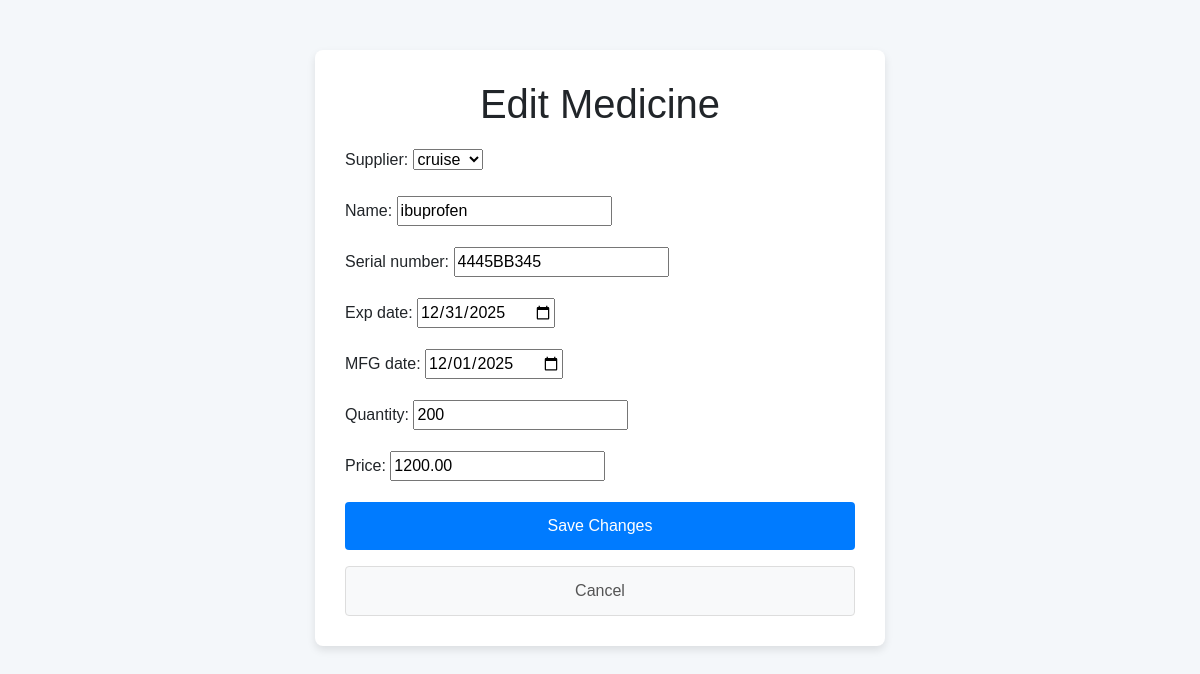
Screenshot of /edit_medicine/1/ with the database file from the repository.
### myapp/models.py (models this page shows, shortened)
class Medicine(models.Model):
    STATUS_CHOICES = [
        ('active', 'Active'),
        ('inactive', 'Inactive'),
    ]
    M_id = models.AutoField(primary_key=True)
    supplier = models.ForeignKey(Supplier, on_delete=models.CASCADE, related_name='addmedicine', null=True)
    name = models.CharField(max_length=100)
    serial_number = models.CharField(max_length=100, unique=True, null=False)  # Add serial_number
    exp_date = models.DateField(null=False)  # Add expiration date field
    MFG_date = models.DateField(null=True, blank=True)
    quantity = models.PositiveIntegerField(default=0)
    price = models.DecimalField(max_digits=10, decimal_places=2, null=False, default=0.0)
    status = models.CharField(max_length=10, choices=STATUS_CHOICES, null=True)

class Supplier(models.Model):
    user = models.OneToOneField(User, on_delete=models.CASCADE, null=True, blank=True)
    S_id = models.AutoField(primary_key=True)
    name = models.CharField(max_length=100)
    contact = models.CharField(max_length=15)  # Changed to CharField for flexibility
    password = models.CharField(max_length=100, blank=True, null=True)
    def __str__(self):
        return self.name

### myapp/views.py (the view)
# urls.py: path('edit_medicine/<int:M_id>/', views.edit_medicine, name='edit_medicine'),  # Update to use M_ID
def edit_medicine(request, M_id):
    medicine = get_object_or_404(Medicine, M_id=M_id)
    if request.method == 'POST':
        form = MedicineForm(request.POST, instance=medicine)
        if form.is_valid():
            form.save()
            return redirect('medicine_success')
    else:
        form = MedicineForm(instance=medicine)
    return render(request, 'myapp/edit_medicine.html', {'form': form})

### myapp/forms.py
class MedicineForm(forms.ModelForm):
    class Meta:
        model = Medicine  # Change this to Medicine
        fields = ['supplier', 'name', 'serial_number', 'exp_date', 'MFG_date', 'quantity', 'price']  # Ensure field names match the Medicine model
        widgets = {
            'exp_date': forms.DateInput(attrs={'type': 'date'}),
            'MFG_date': forms.DateInput(attrs={'type': 'date'}),
        }

### myapp/templates/myapp/edit_medicine.html (shortened to what this page needs)
<!DOCTYPE html>
<html lang="en">
<head>
    <link href="https://stackpath.bootstrapcdn.com/bootstrap/4.5.2/css/bootstrap.min.css" rel="stylesheet">
</head>
<body>
    <div class="container">
        <div class="form-container">
            <h1>Edit Medicine</h1>
            <form method="POST">
                {{ form.as_p }}
                <div class="form-group">
                    <button type="submit" class="btn btn-primary">Save Changes</button>
                </div>
            </form>
            <a href="{% url 'medicine_success' %}" class="btn cancel-btn">Cancel</a>
        </div>
    </div>
</body>
</html>

### myapp/templates/myapp/edit_medicine.html (style rules this page uses)
body { font-family: Arial, sans-serif; background-color: #f4f7fa; }
.container { margin-top: 50px; max-width: 600px; }
.form-container { background-color: white; padding: 30px; border-radius: 8px; box-shadow: 0 4px 8px rgba(0, 0, 0, 0.1); }
h1 { text-align: center; margin-bottom: 20px; }
.btn { width: 100%; padding: 12px; }
.cancel-btn { background-color: #f8f9fa; border: 1px solid #ddd; color: #555; }
.btn-primary { background-color: #007bff; border: none; }

### rows the page displays
Medicine: supplier "cruise", serial_number "4445BB345", exp_date "12/31/2025", MFG_date "12/01/2025", quantity "200", price "1200.00"
Supplier: name "ibuprofen"
